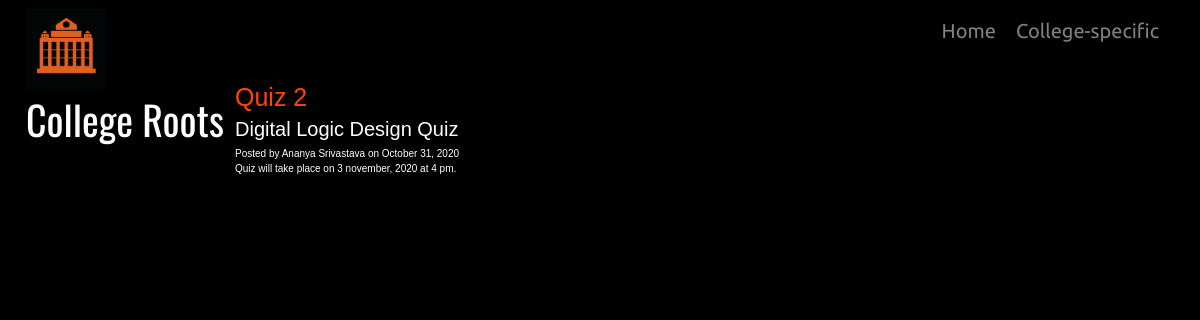
The page /post1/1 on the database its author committed.
### app.py (models this page shows)
class teo(db.Model):
 __bind_key__ ='teo'
 id = db.Column(db.Integer, primary_key=True)
 title = db.Column(db.String(50))
 subtitle = db.Column(db.String(50))
 author = db.Column(db.String(20))
 date_posted = db.Column(db.DateTime)
 content = db.Column(db.Text)

### app.py (the view)
@app.route('/post1/<int:post_id>')
def post1(post_id):
    post = teo.query.filter_by(id=post_id).one()
    return render_template('post1.html', post=post)

### templates/post1.html (shortened to what this page needs)
<!DOCTYPE html>
<html lang="en">
  <head>
    <link rel="stylesheet" href="bootstrap.min.css">
    <link rel="stylesheet" href="https://maxcdn.bootstrapcdn.com/bootstrap/4.5.2/css/bootstrap.min.css">
    <link rel="stylesheet" href="{{ url_for('static', filename='main.css')}}">
    <link rel="stylesheet" href="https://cdnjs.cloudflare.com/ajax/libs/font-awesome/4.7.0/css/font-awesome.min.css">
  </head>
  <body>
    <nav class="navbar navbar-expand-lg navbar-dark ">
      <a href="{{ url_for('home') }}" class="navbar-brand cr">
      <img class="logoo" src="{{ url_for('static', filename='logoo.png')}}">
      College Roots</a>
      <div class="collapse navbar-collapse" id="myMenu">
      <ul class="navbar-nav ml-auto">
        <li class="nav-item"><a href="{{ url_for('option') }}" class="nav-link option">Home</a></li>
        <li class="nav-item"><a href="{{ url_for('collegespecific') }}" class="nav-link option">College-specific</a></li>
      </ul>
      </div>
   </nav>
      <div class="container mt-3">
        <div class="row">
          <div class="col-lg-8 col-md-10 col-sm-12 mx-auto light">
            <div class="post-heading">
              <h1 class="orange">{{ post.title }}</h1>
              <h2 class="subheading" style="color:white">{{ post.subtitle }}</h2>
              <span class="meta" style="color:white">Posted by
                {{ post.author }}
                on {{ post.date_posted.strftime('%B %d, %Y') }}</span>
            </div>
          </div>
        </div>
      </div>
    <article>
      <div class="container">
        <div class="row">
          <div class="col-lg-8 col-md-10 col-sm-12 mx-auto" style="color:white">
            <p class="light" style="color:white">{{ post.content|safe }}</p>
          </div>
        </div>
      </div>
    </article>
  </body>
</html>

### static/main.css (style rules this page uses)
body { margin:0; padding:0; font-family: sans-serif; background-color: black; }
.light { color: white; }
.orange { color: #FF4500; }
a { text-decoration: none; padding:10px; }
.option { margin-right: 10px; font-size: 20px; font-family: 'Ubuntu', sans-serif; color:#FF4500; }
.cr { font-family: 'Oswald', sans-serif; font-size: 40px; color:black; }
.logoo { width:80px; height:80px; margin-top:0px; }

### rows shown on the page
teo: title "Quiz 2", subtitle "Digital Logic Design Quiz", author "Ananya Srivastava", date_posted "October 31, 2020", content "Quiz will take place on 3 november, 2020 at 4 pm."
